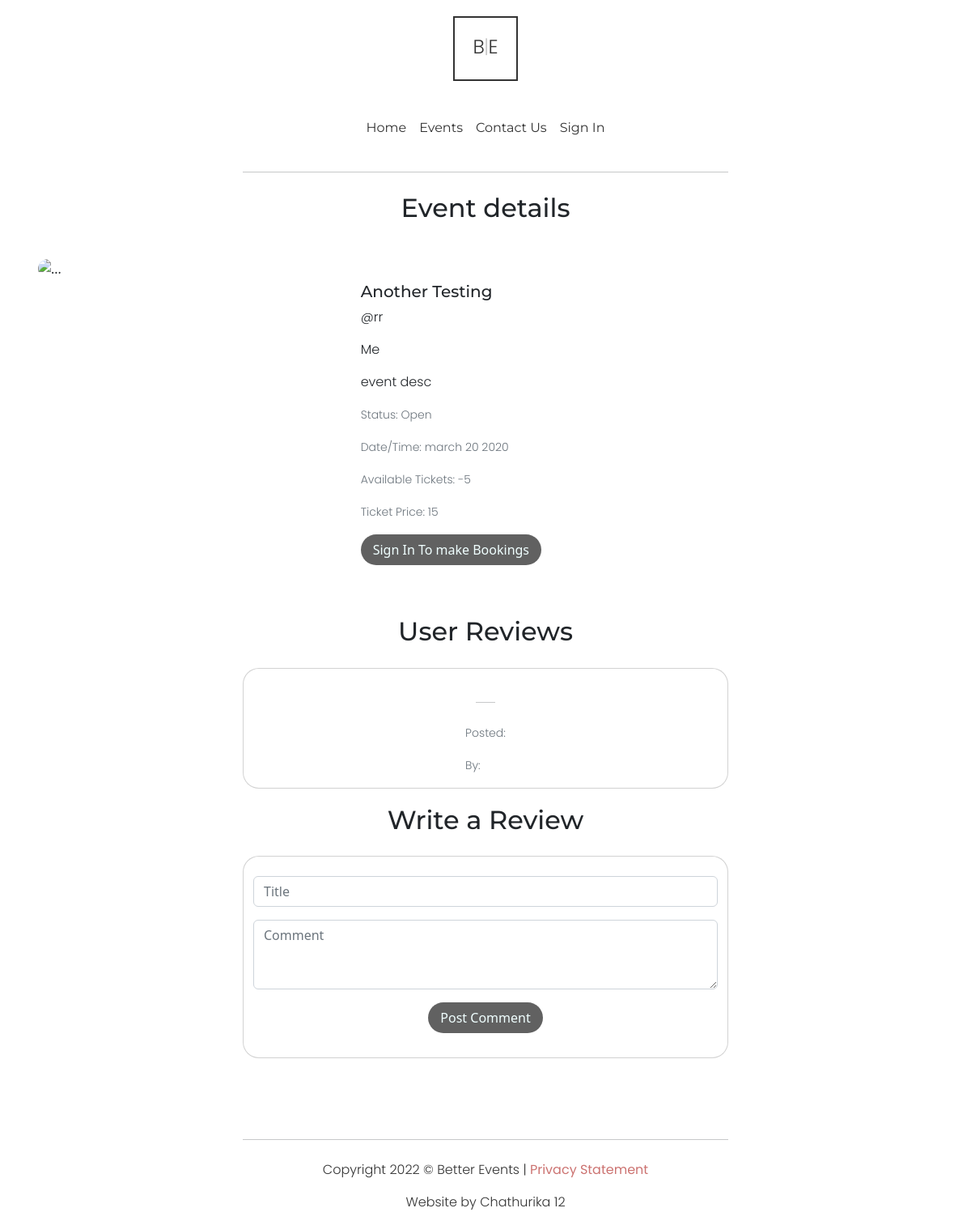
The page /events/3 on the database as committed earlier.
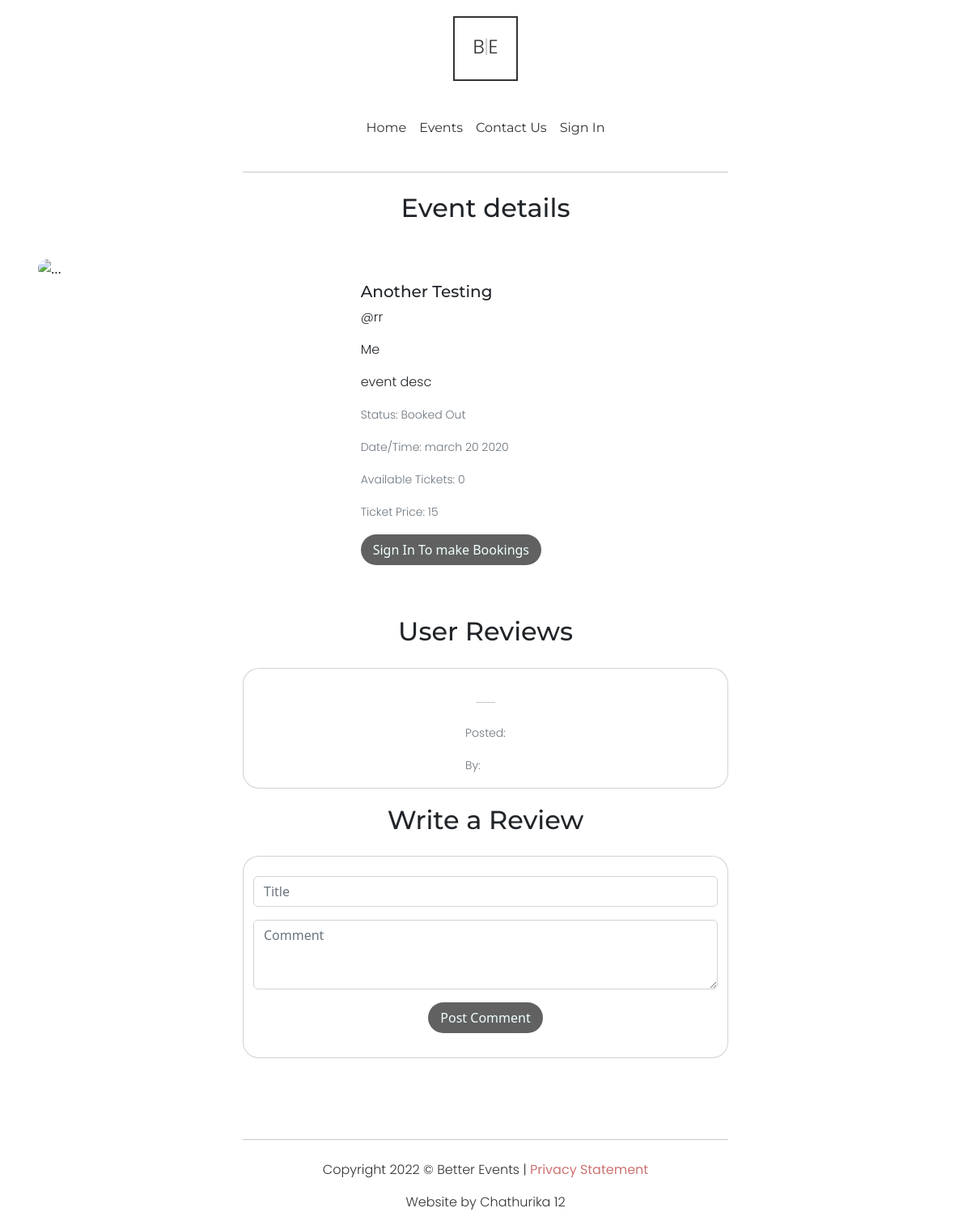
The same page on the database as committed later.
### website/models.py (models this page shows, shortened)
class Event(db.Model):
    __tablename__='events'
    id = db.Column(db.Integer, primary_key=True)
    status = db.Column(db.String(20), nullable=False, default='Unpublished')
    datetime = db.Column(db.String(30), index=True)
    speaker = db.Column(db.String(40), index=True)
    ownerid = db.Column(db.Integer)
    tickets = db.Column(db.Integer)
    price = db.Column(db.Integer)
    title = db.Column(db.String(40), index=True)
    description = db.Column(db.String(550), index=True)
    category = db.Column(db.String(40), index=True)
    imgurl = db.Column(db.String(200), index=True)

### website/views.py (the view)
@bp.route('/events/<eventid>', methods=['GET', 'POST'])
def eventdetails(eventid):
    event = Event.query.filter_by(id=eventid).first()
    if type(event) == Event:
        owner = User.query.filter_by(id=event.ownerid).first()
        return render_template('eventdetails.html', imgurl=event.imgurl,
                               category=event.category,
                               speaker=event.speaker,
                               title=event.title,
                               description=event.description,
                               status=event.status,
                               datetime=event.datetime,
                               creator=f"@{owner.username}",
                               tickets=event.tickets,
                               ticketprice=event.price,
                               eventid=event.id)
    return render_template('eventdetails.html')

### website/templates/eventdetails.html (shortened to what this page needs)
{% extends "base.html" %}
{% import "bootstrap/wtf.html" as wtf %}
{% block content %}
<hr>
<div>
  <h2 class="spacertxt">Event details</h2>
</div>
<div class="container card card-body EventContainer">
  <div class="card mb-3 smolevent eventhero">
    <div class="row g-0">
      <div class="col-md-12 col-lg-4">
        <img src={{imgurl}} class="img-fluid eventheroimg" alt="...">
      </div>
      <div class="col-md-12 col-lg-8">
        <div class="card-body smolcardbody">
          <h5 class="card-title">{{title}}</h5>
          <p class="card-text">{{creator}}</p>
          <p class="card-text">{{speaker}}</p>
          <p class="card-text">{{description}}</p>
          <p class="card-text"><small class="text-muted">Status: {{status}}</small></p>
          <p class="card-text"><small class="text-muted">Date/Time: {{datetime}}</small></p>
          <p class="card-text"><small class="text-muted">Available Tickets: {{tickets}}</small></p>
          <p class="card-text"><small class="text-muted">Ticket Price: {{ticketprice}}</small></p>
          {% if current_user.is_authenticated %}
          {% if status == "Open" and tickets >= 1 %}
          <a href="" class="btn eventinfobut" data-bs-toggle="modal" data-bs-target="#exampleModal">Book Tickets</a>
          {% else %}
          <p class="card-text"><small class="">Bookings Not Available</small></p>
          {% endif %}
          {% else %}
          <a href="/login" class="btn eventinfobut">Sign In To make Bookings</a>
          {% endif %}
        </div>
      </div>
    </div>
  </div>
</div>
<div>
  <h2 class="spacertxt">User Reviews</h2>
</div>
<div class="container card comment">
  <div class="card-body">
    <hr>
    <p class="card-text"><small class="text-muted">Posted: {{date}}</small></p>
    <p class="card-text"><small class="text-muted">By: {{commentername}}</small></p>
  </div>
</div>
<div>
  <h2 class="spacertxt">Write a Review</h2>
</div>
<div class="container card comment newcomment">
  <div class="mb-3 commentinputs">
    <br>
    <input type="text" class="form-control commenttitle" id="commenttitleinput" placeholder="Title">
  </div>
  <div class="mb-3 commentinputs">
    <textarea class="form-control" id="exampleFormControlTextarea1" rows="3" cols="50" placeholder="Comment"></textarea>
  </div>
  <a href="#" class="btn eventinfobut">Post Comment</a>
</div>
{% endblock %}

### website/templates/base.html (shortened to what this page needs)
<!DOCTYPE html>
<html lang="en">
<head>
    <link href="https://cdn.jsdelivr.net/npm/bootstrap@5.2.0/dist/css/bootstrap.min.css" rel="stylesheet">
    <link href="../static/style.css" rel="stylesheet">
</head>
<body>
    <div class="col-sm-12">
        <a href="/" >
        <div class="sitelogo">
          <p>B<span class="sitelogospan">|</span>E</p>
        </div>
        </a>
      </div>
      <nav class="navbar navbar-expand-sm col-sm-12">
        <div class="container-fluid">
            <div class="collapse navbar-collapse" id="navbarSupportedContent">
            <ul class="nav justify-content-center navbar-nav me-auto mb-2 mb-lg-0 ">
              <li class="nav-item">
                <a class="nav-link" aria-current="page" href="/">Home</a>
              </li>
              <li class="nav-item">
                <a class="nav-link" href="/events">Events</a>
              </li>
              <li class="nav-item">
                <a class="nav-link" href="/contact">Contact Us</a>
              </li>
              {% if current_user.is_authenticated %}
              <li class="nav-item">
                <a class="nav-link" href="/account">Account</a>
              </li>
              <li class="nav-item">
                <a class="nav-link" href="{{ url_for('auth.logout') }}">Sign Out</a>
              </li>
              {% else %}
              <li class="nav-item">
                <a class="nav-link" href="{{ url_for('auth.login') }}">Sign In</a>
              </li>
              {% endif %}
            </ul>
          </div>
        </div>
      </nav>
    {% block content %}
    {% endblock %}
      <hr class="footerhr">
      <div class="footer">
        <p>Copyright 2022 © Better Events | <a class="alink" href="/">Privacy Statement</a></p>
        <p>Website by Chathurika 12</p>
    </div>
</body>
</html>

### website/static/style.css (style rules this page uses)
html { scroll-behavior: smooth; }
h1,h2,h3,h4,h5,h6 { font-family: 'Montserrat', sans-serif; }
p { font-family: 'Poppins', sans-serif; font-weight: 300; }
a { text-decoration: none; }
a.alink { color: #cc7371; font-weight: 400; }
ul { margin: 10px auto; }
a.btn { border-radius: 20px; padding: 7px 15px; background-color: #616161; border: none; color: azure; }
a.nav-link { transition: transform 0.3s; font-family: 'Montserrat', sans-serif; color: #333333; border-bottom: transparent solid 1px; user-select: none; }
hr { width: 50%; margin: 25px auto; }
div.footer { color: #333333; text-align: center; }
hr.footerhr { margin-top: 100px; }
.spacertxt { text-align: center; margin-bottom: 25px; font-family: 'Montserrat', sans-serif; }
.sitelogo { transition: scale 0.3s, background-color 0.5s; color: #333333; font-weight: 400; font-size: 24px; letter-spacing: 20; text-align: center; padding-top: 18px; margin: 20px auto; border: #333333 solid 2px; width: 80px; height: 80px; user-select: none; }
.sitelogospan { font-weight: 100; user-select: none; }
div.collapse { border: transparent; }
.EventContainer { border: transparent; display: flex; justify-content: left; align-items: left; }
.eventheroimg { height: 100%; background-position: center; background-size: cover; background-repeat: no-repeat; border-radius: 20px; }
.eventhero { border-color: transparent; }
.smolevent { border-radius: 20px; }
.smolcardbody { padding: 30px; }
.eventinfobut { color: azure; }
.comment { transition: background-color 0.5s, border-radius 0.7s, scale 0.5s; display: flex; justify-content: center; align-items: center; max-width: 600px; border-radius: 20px; margin-bottom: 20px; }
.newcomment { padding-bottom: 30px; }
.commentinputs { width: 100%; }

Rows that differ between the two databases and show on the page:
changed Event "Another Testing": status "Open" → "Booked Out"
Other text that changed with them:
{{ tickets }}: "-5" → "0"
